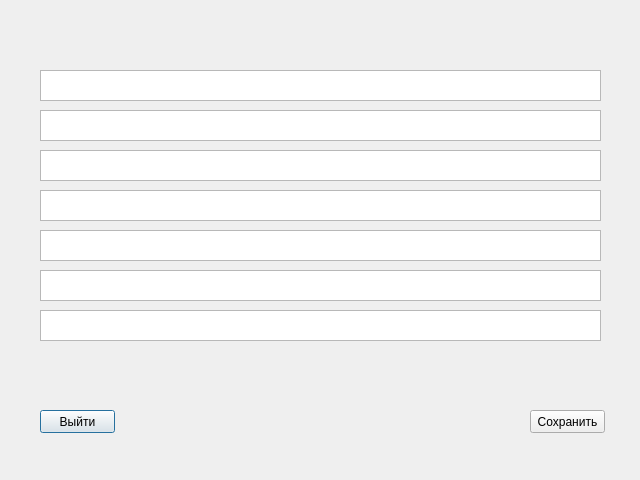
<?xml version="1.0" encoding="UTF-8"?>
<ui version="4.0">
 <class>Dialog</class>
 <widget class="QDialog" name="Dialog">
  <property name="geometry">
   <rect>
    <x>0</x>
    <y>0</y>
    <width>640</width>
    <height>480</height>
   </rect>
  </property>
  <property name="windowTitle">
   <string>Dialog</string>
  </property>
  <widget class="QPushButton" name="pushButton">
   <property name="geometry">
    <rect>
     <x>40</x>
     <y>410</y>
     <width>75</width>
     <height>23</height>
    </rect>
   </property>
   <property name="text">
    <string>Выйти</string>
   </property>
  </widget>
  <widget class="QPushButton" name="pushButton_2">
   <property name="geometry">
    <rect>
     <x>530</x>
     <y>410</y>
     <width>75</width>
     <height>23</height>
    </rect>
   </property>
   <property name="text">
    <string>Сохранить</string>
   </property>
  </widget>
  <widget class="QTextEdit" name="textEdit">
   <property name="geometry">
    <rect>
     <x>40</x>
     <y>70</y>
     <width>561</width>
     <height>31</height>
    </rect>
   </property>
  </widget>
  <widget class="QTextEdit" name="textEdit_2">
   <property name="geometry">
    <rect>
     <x>40</x>
     <y>110</y>
     <width>561</width>
     <height>31</height>
    </rect>
   </property>
  </widget>
  <widget class="QTextEdit" name="textEdit_3">
   <property name="geometry">
    <rect>
     <x>40</x>
     <y>150</y>
     <width>561</width>
     <height>31</height>
    </rect>
   </property>
  </widget>
  <widget class="QTextEdit" name="textEdit_4">
   <property name="geometry">
    <rect>
     <x>40</x>
     <y>190</y>
     <width>561</width>
     <height>31</height>
    </rect>
   </property>
  </widget>
  <widget class="QTextEdit" name="textEdit_6">
   <property name="geometry">
    <rect>
     <x>40</x>
     <y>230</y>
     <width>561</width>
     <height>31</height>
    </rect>
   </property>
  </widget>
  <widget class="QTextEdit" name="textEdit_7">
   <property name="geometry">
    <rect>
     <x>40</x>
     <y>310</y>
     <width>561</width>
     <height>31</height>
    </rect>
   </property>
  </widget>
  <widget class="QTextEdit" name="textEdit_8">
   <property name="geometry">
    <rect>
     <x>40</x>
     <y>270</y>
     <width>561</width>
     <height>31</height>
    </rect>
   </property>
  </widget>
 </widget>
 <resources/>
 <connections/>
</ui>
